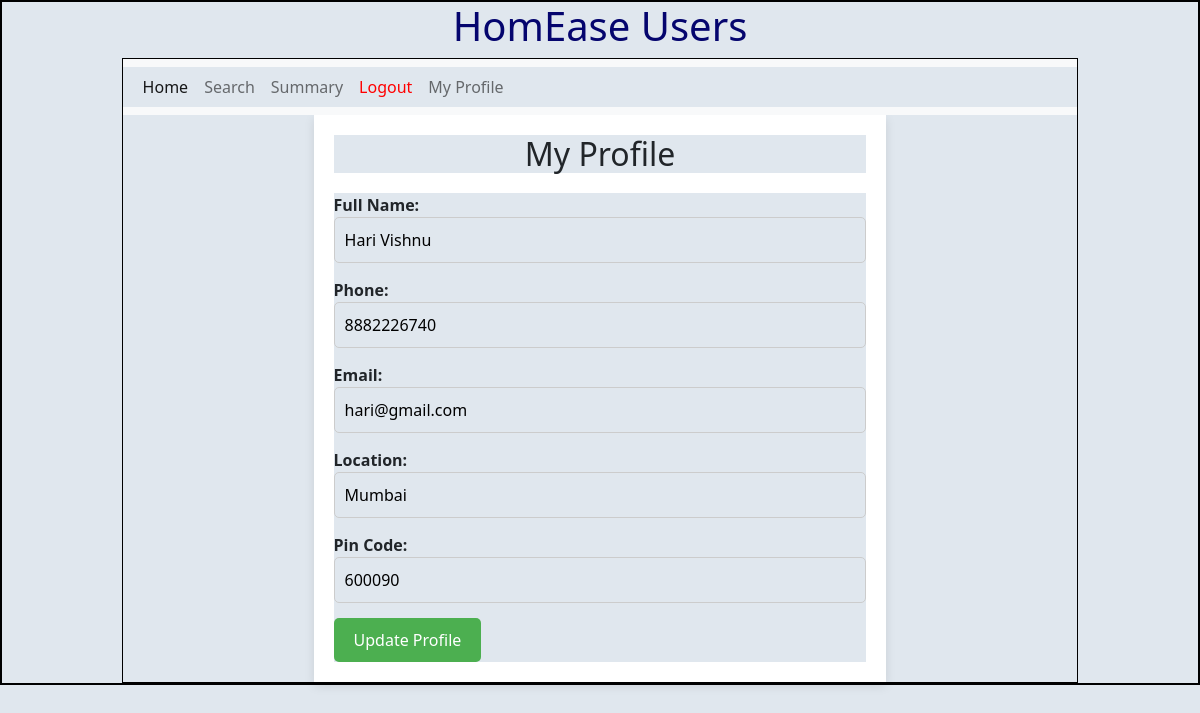
/user_profile (signed in), run on the app's committed database.
### backend/models.py (models this page shows)
class User_Info(db.Model):
    __tablename__="user_info"
    id=db.Column(db.Integer,primary_key=True)
    email=db.Column(db.String,unique=True,nullable=False)
    password=db.Column(db.String,nullable=False)
    role=db.Column(db.Integer,default=1)
    full_name=db.Column(db.String,nullable=False)
    location=db.Column(db.String,nullable=False)
    pin_code=db.Column(db.Integer,nullable=False)
    user_status=db.Column(db.String,default='approved')
    phone=db.Column(db.Integer,nullable=False, unique=True)

### backend/controllers.py (the view, shortened to what this page needs)
@app.route("/user_profile", methods=["GET", "POST"])
def user_profile():
    user_id = session.get('user_id')
    if not user_id:
        flash("You must be logged in to view your profile.", "danger")
        return redirect(url_for('signin'))
    user = User_Info.query.get(user_id)
    user_info = User_Info.query.get(user_id)  # Fetch user_info to pass to the template
    if not user:
        flash("Profile not found.", "danger")
        return redirect(url_for('user_dashboard'))
    return render_template("user_edit.html", user=user, user_info=user_info)

### templates/user_edit.html (shortened to what this page needs)
{% extends "user_layout.html" %}
{% block content %}
<head>
</head>
<div class="form-container">
    <h2>My Profile</h2>
    <form method="POST">
        <div class="form-group">
            <label for="full_name">Full Name:</label>
            <input type="text" id="full_name" name="full_name" value="{{ user.full_name }}" required>
        </div>
        <div class="form-group">
            <label for="phone">Phone:</label>
            <input type="text" id="phone" name="phone" value="{{ user.phone }}" required>
        </div>
        <div class="form-group">
            <label for="email">Email:</label>
            <input type="email" id="email" name="email" value="{{ user.email }}" required>
        </div>
        <div class="form-group">
            <label for="location">Location:</label>
            <input type="text" id="location" name="location" value="{{ user.location }}" required>
        </div>
        <div class="form-group">
            <label for="pin_code">Pin Code:</label>
            <input type="text" id="pin_code" name="pin_code" value="{{ user.pin_code }}" required>
        </div>
        <button type="submit" class="btn">Update Profile</button>
    </form>
</div>
{% endblock %}

### static/styles/main.css (style rules this page uses)
* { margin: 0; padding: 0; background-color: rgb(224, 231, 238); }

### templates/user_edit.html (style rules this page uses)
.form-container { width: 60%; margin: auto; padding: 20px; background-color: #fff; box-shadow: 0px 4px 10px rgba(0, 0, 0, 0.1); }
.form-container h2 { text-align: center; margin-bottom: 20px; }
.form-group { margin-bottom: 15px; }
.form-group label { font-weight: bold; }
.form-group input { width: 100%; padding: 10px; font-size: 1em; border: 1px solid #ccc; border-radius: 5px; }
.btn { padding: 10px 20px; font-size: 1em; background-color: #4caf50; color: white; border: none; border-radius: 5px; cursor: pointer; }

### data on the page
User_Info: full_name "Hari Vishnu", phone "8882226740", email "hari@gmail.com", location "Mumbai", pin_code "600090"
